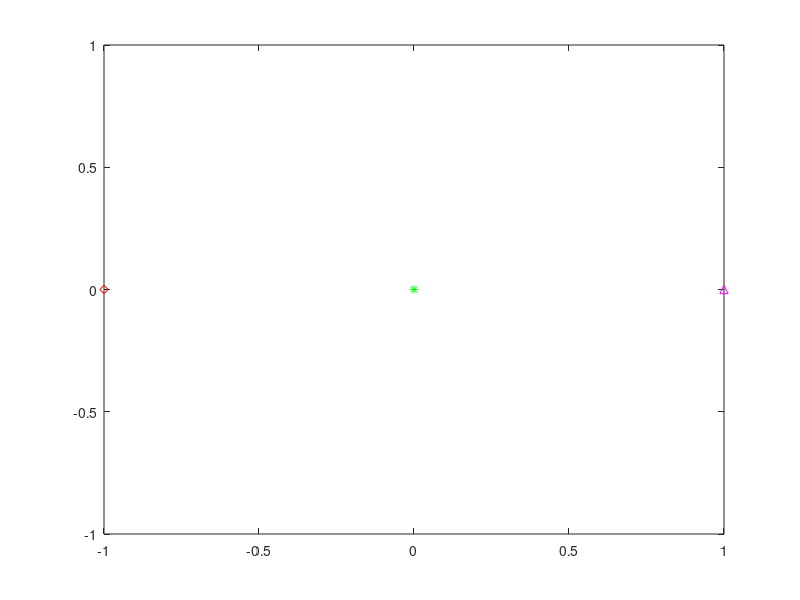

MATLAB code for this plot: (Note: this script raises an error after producing the figure.)
%%Author: KB
%Purpose: Trying to reproduce the results of the reference paper below
%(Using both Rayleigh and Rician Fading channels)
%1. Adapted from ...
% Date:  2020. 02. 10. / 12:22:19 KST

% Version variation:  
% 1.

% Reference paper: 
%[1] Cooperative jamming and Power Allocation for Wireless
% Relay Networks in Presence of Eavesdropper

clear all;
close all;
clc;


%% SETTINGS and PREALLOCATIONS
tx=1;%number of transmitters
rx=1;%number of receiver_poss
mu = 0; % mean of Guassian distribution


%--settings based on ... ----
iter=10^4; % numbeer of Monte Carlo simulations
%d=30;%receiver's distance; destination fixed at 30m
d=1;%receiver's distance; destination fixed at 30m % (2020/02/10)

%eavesdynPos=(-16:2:32);%eavesdroppers dynamnic position; necessary to plot the graph of secrecy gap at with eavesdropper at different distances from the sources
eavesdynPos=(-4:0.05:3);%eavesdroppers dynamnic position; necessary to plot the graph of secrecy gap at with eavesdropper at different distances from the sources
R_sec_vec_rayl = zeros(size(eavesdynPos));%(2020/02/10)
R_sec_vec_ric  = zeros(size(eavesdynPos));%(2020/02/18)

c=4; %path loss exponent
phi=0; %phase offset from source to destination
pathloss_comp=-c;%pathloss component
h= d.^(pathloss_comp)*exp(1j*phi); %line of sight model
%------------------------------------------------------------------------



%% POWER in dB

%------------------------------------------------------------------------
%Total Power budget =20dBm,
%(a) Phase 1(Source to destination; active jammers)=>P_S+P_J1
%(b)Phase 2(Relays to destination; jammers active again) =>P_R+P_J2.
% Therefore P=P_S+P_J1+P_J2+P_R
%------------------------------------------------------------------------

num_relays=1; %number of relays
num_jammers=1;%number of jammers
l=num_jammers;%maximum number of jammers
n=num_relays;%maximum number of relays

% When "The average signal-to-noise ratio (SNR) of the S --> R and
% R --> D links, i.e., gamma_SR_bar and gamma_RD_bar are fixed at
% 15 dB"
gamma_SR_bar = 10^(15/10);
gamma_RD_bar = gamma_SR_bar;

% ---Noise specific settings ----
sigmaSqrd = 1;
%---------------------------------


p_budget_Dbm=20; %total power budget in dBm
p_budget_inWatts=10^((p_budget_Dbm-30)/10);%total power budget in dBm
p_budget_inWatts_divided=p_budget_inWatts/(1+2*(num_jammers)+num_relays);%dividing up the power 
P_S=p_budget_inWatts_divided;%source power in watts
P_R=(p_budget_inWatts_divided)*num_relays;%source power in watts
P_J1=(p_budget_inWatts_divided)*num_jammers;%power in watts for jammers in 1st phase
P_J2=(p_budget_inWatts_divided)*num_jammers;%power in watts for jammers in 2nd phase


% P_S=15;%source power in watts
% P_R=2;%source power in watts
% P_J1=2;%power in watts for jammers in 1st phase
% P_J2=1;%power in watts for jammers in 2nd phase


P_J=P_J1+P_J2;% total jammer power


p=[P_S P_R P_J1 P_J2]'; %matrix of all the powers

% num_relays=input('Please enter the number of relays: ');%number of relays
% num_jammers=input('Please enter the number of relays: ');%number of jammers

%-------------------------------------------------------------------------------------------------------------------
%% DISTANCES

snr_gap=zeros(1,length(eavesdynPos));

snr_gap_cummulator=0; %for cummulating the sum of snr gap to be finally averaged out after  the iterations

%--source position--
%source_pos = zeros(1,1);
source_pos = [-1;0];

for eavesd_dist_iter=1:size(eavesdynPos,2),
%for iter_num=1:iter,
    %% SOURCE
    % USING DYNAMIC RELAY/JAMMER POSITIONS
    
    %% RELAY(S)
    %A1. NON-DYNAMIC RELAY POSITION    
    x_rel_dist =  0;
    y_rel_dist =  0; 
    angles_SR = atan((y_rel_dist-source_pos(2))/(x_rel_dist-source_pos(1)));
    
    %A2. DYNAMIC II (MOST DYNAMIC).
    disk_ctr=[0,0]; %source as center
    disk_rad=18;%radius of disk used to distribute relay positions

%     [x,y,angles_out]=randomNodeCoordinateGenerator(disk_ctr,disk_rad,num_relays,0,2*pi);
%     y_rel_dist=y';
%     x_rel_dist=x';    
%     angles_SR=angles_out';%angles from source to relay. Giving their phase offset component
    
    figure(1);
    plot(source_pos(1),source_pos(2),'rd');% for seeing the positioning of the source
    hold on;
    plot(d,0,'m^');% for seeing the positioning of the destination
    plot(x_rel_dist,y_rel_dist,'g*');% relay distances
    
    
    
     %% JAMMER(S)
%     %A1. NON-DYNAMIC RELAY POSITION
%     y_jam_dist = 0;
%     x_jam_dist = 0
%     angles_SJ = atan(y_jam_dist./x_jam_dist);
    
    %B2. DYNAMIC II (MOST DYNAMIC).
    [x_jammers,y_jammers,angles_jammers_out]=randomNodeCoordinateGenerator(disk_ctr,disk_rad,num_jammers,0,2*pi);
    y_jam_dist=y_jammers';%y-coordinates of jammers with source as center
    x_jam_dist=x_jammers';%y-coordinates of jammers with source as center
    angles_SJ=angles_jammers_out';%angles from source to jammers. Giving their phase offset component
    
    plot(x_jam_dist,y_jam_dist,'bo');% for seeing the positioning of the jammers
    %------------------------------------------------------------------------------------------
    
        
    R_sec_term3_summer_rayl = 0;%secrecy capacity agreggator for Rayleigh fading channel(2020/02/10)
    R_sec_term3_summer_ric =0;%secrecy capacity agreggator for Rician fading channel(2020/02/10)
    
    %for eavesd_dist_iter=1:size(eavesdynPos,2),%(2020/02/10)
    gamma_SE_summer_rayl = 0; %for Rayleigh channel (2020/02/11)
    gamma_RE_summer_rayl = 0; %for Rayleigh channel (2020/02/11)
    
    gamma_SE_summer_ric = 0;%for Rician channel (2020/02/18)
    gamma_RE_summer_ric = 0;%for Rician channel (2020/02/18)
    
    for iter_num=1:iter,%(2020/02/10)
        sprintf('Iteration: %d',iter_num);
        %         try
        %% DISTANCES
            
        relay_pos=[x_rel_dist;y_rel_dist];%PNB: relay positions
        jammer_pos=[x_jam_dist;y_jam_dist];%PNB: jammer positions
        eavesd_pos=[eavesdynPos(eavesd_dist_iter);0];% eavesdroppers position
        plot(eavesd_pos(1),eavesd_pos(2),'rs');% for seeing the positioning of the eavesdropper
        dest_pos=[d;0];% destination position
        
        %---source originated distances---        
        
        source2relay_vec = relay_pos - repmat(source_pos,1,size(relay_pos,2));
        source2relay=sqrt(sum((source2relay_vec).^2)).^pathloss_comp;%PBN: source(zero origin) to relay.
        %receiver_pos=[30*ones(1,num_relays);zeros(1,num_relays)];%PNB: destination(receiver_pos's) position from origin
        
        source2dest_vec=dest_pos-source_pos;%vector from source to destination.
        source2dest=sqrt(sum((source2dest_vec).^2)).^pathloss_comp;%PNB: source to destination distance.
        
        source2eavesd_vec=eavesd_pos-source_pos;%vector from source to eavesdropper.
        source2eavesd=sqrt(sum((source2eavesd_vec).^2)).^pathloss_comp;%PNB: source to eavesdropper distance.
        
        %---relay originated distances---
        relay2dest_vect=repmat(dest_pos,1,size(relay_pos,2))-relay_pos;%matrix from relays to destination.
        relay2dest=sqrt(sum((relay2dest_vect).^2)).^pathloss_comp;%PNB: relays to destination distance.
        %% finding phase angles from relay to destinations
        xS1=relay2dest_vect(1,:);
        yS1=relay2dest_vect(2,:);
        phi_relay2dest=atan(yS1./xS1);%(angles in radians)
        %phi_relay2dest=rad2deg(atan(yS1./xS1));%(angles in degrees)
        
        relay2eavesd_vect=repmat(eavesd_pos,1,size(relay_pos,2))-relay_pos;%matrix from relays to eavesdropper.
        relay2eavesd=sqrt(sum((relay2eavesd_vect).^2)).^pathloss_comp;%PNB: relays to eavesdropper distances.
        %% finding phase angles from relay to destinations
        xS2=relay2eavesd_vect(1,:);
        yS2=relay2eavesd_vect(2,:);
        phi_relay2eavesd=atan(yS2./xS2);%(angles in radians)
        %phi_relay2eavesd=rad2deg(atan(yS2./xS2));%(angles in degrees)
        
        
        %---jammer originated distances and angles---
        
        if num_jammers || num_relays > 1,
            for i=1:num_relays,
                for j=1:num_jammers,
                    jam2relay_vect(:,j)=relay_pos(:,i)-jammer_pos(:,j)
                    jam2relay_vect2dist(j)=sqrt(sum(jam2relay_vect(:,j).^2)).^pathloss_comp%PNB: distance of jammers to specific relay
                end
                jam2relay_vec2distvec(:,i)=jam2relay_vect2dist;%finished computing distances from jammers to specific relay added to  final distance matrix
                %% finding the phase angles from jammers to relays
                x_cord=jam2relay_vect(1,:);
                y_cord=jam2relay_vect(2,:);
                phi_relay2jammer=atan(y_cord./x_cord);% angles from jammers to specific relay calculated (in radians)
                %phi_relay2jammer=rad2deg(atan(y_cord./x_cord));%angles from jammers to specific relay calculated (in degrees)
                phi_relay2jammer_complete(:,i)=phi_relay2jammer;% angles from jammers to specific relay added to final angle matrix
            end
            jam2relay=jam2relay_vec2distvec';
            jam2relay_angles=phi_relay2jammer_complete';
        else disp('Error in specifing the relay size');
            
        end
        
        
        jam2dest_vect=repmat(dest_pos,1,size(jammer_pos,2))-jammer_pos;%matrix from jammers to destination.
        jam2dest=sqrt(sum((jam2dest_vect).^2)).^pathloss_comp;%PNB: jammers to destination distances.
        %% finding phase angles from jammer to destinations
        xS3=jam2dest_vect(1,:);
        yS3=jam2dest_vect(2,:);
        phi_jam2dest=atan(yS3./xS3);%angle (in radians)
        %phi_jam2dest=rad2deg(atan(yS3./xS3));%angle (in degrees)
        
        jam2eavesd_vect=repmat(eavesd_pos,1,size(jammer_pos,2))-jammer_pos;%matrix from jammers to eavesdropper.
        jam2eavesd=sqrt(sum((jam2eavesd_vect).^2)).^pathloss_comp;%PNB: jammers to eavesdropper distances.
        xS4=jam2eavesd_vect(1,:);
        yS4=jam2eavesd_vect(2,:);
        phi_jam2eavesd=atan(yS4./xS4);%angle (in radians)
        %phi_jam2eavesd=rad2deg(atan(yS4./xS4));%angle (in degrees)
        
        
        %% CHANNELS (RAYLEIGH)
               
        %---CHANNEL ORIGIN: FROM SOURCE-----
        %source to relay        
        phi_source2relay=angles_SR;
        h_SR1_rayl=exp(1i*phi_source2relay);        
        %h_SR1_ric=ricianChannelGen(P_S,0); %using rician fading channel
        h_SR_rayl=source2relay.*h_SR1_rayl; % Source to Relay channel
        
        %source to destination/receiver        
        phi_source2dest=phi;
        h_SD1_rayl=exp(1i*phi_source2dest);        
        %h_SD1_ric = ricianChannelGen(P_S,0); %using rician fading channel
        h_SD_rayl=source2dest.*h_SD1_rayl;
        
        %source to eavesdropper        
        phi_source2eavesd=atan(source2eavesd);%angle (in radians)
        h_SE1_rayl=exp(1i*phi_source2eavesd);
        %h_SE1_ric=ricianChannelGen(P_S,0); %using rician fading channel
        h_SE_rayl=source2eavesd.*h_SE1_rayl;
        
        
        %---CHANNEL ORIGIN: RELAY-----
        %relay to destination        
        h_RD1_rayl=exp(1i*phi_relay2dest);
        %h_RD1_ric=ricianChannelGen(P_R,0); %using rician fading channel
        h_RD_rayl=relay2dest.*h_RD1_rayl; % Source to Relay channel
        h_RD_rayl=h_RD_rayl';
        
        %relay to eavesdropper
        %h_RE1_rayl=(randn(1,num_relays)+randn(1,num_relays)*1i)/sqrt(2);
        h_RE1_rayl=exp(1i*phi_relay2eavesd);
        %h_RE1_ric=ricianChannelGen(P_R,0); %using rician fading channel
        h_RE_rayl=relay2eavesd.*h_RE1_rayl; % Source to Relay channel
        h_RE_rayl=h_RE_rayl';
        
        %---CHANNEL ORIGIN: JAMMER-----
        %jammer to relay
        
        h_JR1_rayl=exp(1i*jam2relay_angles);
        %h_JR1_ric=ricianChannelGen(P_J,0); %using rician fading channel
        h_JR_vec_rayl=jam2relay.* h_JR1_rayl;
        h_JR_rayl=h_JR_vec_rayl;
        h_JR_rayl=h_JR_rayl';
        
        %jammer to destination/receiver
        h_JD1_rayl=exp(1i*phi_jam2dest);
        %h_JD1_ric=ricianChannelGen(P_J,0); %using rician fading channel
        h_JD_rayl=jam2dest.*h_JD1_rayl;
        h_JD_rayl=h_JD_rayl';
        
        %jammer to eavesdropper
        h_JE1_rayl=exp(1i*phi_jam2eavesd);
        %h_JE1_ric=ricianChannelGen(P_J,0); %using rician fading channel
        h_JE_rayl=jam2eavesd.*h_JE1_rayl;
        h_JE_rayl=h_JE_rayl';
        
       
         %% CHANNELS (RICIAN)
               
       %---CHANNEL ORIGIN: FROM SOURCE-----
        %source to relay        
        %phi_source2relay=angles_SR;
        %h_SR1_rayl=exp(1i*phi_source2relay);        
        h_SR1_ric=ricianChannelGen(P_S,0); %using rician fading channel
        %h_SR_ric=h_SR1_ric; % Source to Relay channel
        h_SR_ric=source2relay.*h_SR1_ric; % Source to Relay channel        
        
        %source to destination/receiver        
        %phi_source2dest=phi;
        %h_SD1_rayl=exp(1i*phi_source2dest);        
        h_SD1_ric = ricianChannelGen(P_S,0); %using rician fading channel
        %h_SD_ric=h_SD1_ric;
        h_SD_ric=source2dest.*h_SD1_ric;
        
        %source to eavesdropper        
        %phi_source2eavesd=atan(source2eavesd);%angle (in radians)
        %h_SE1_rayl=exp(1i*phi_source2eavesd);
        h_SE1_ric=ricianChannelGen(P_S,0); %using rician fading channel
        %h_SE_ric=h_SE1_ric;
        h_SE_ric=source2eavesd.*h_SE1_ric;        
        
        %---CHANNEL ORIGIN: RELAY-----
        %relay to destination        
        %h_RD1_rayl=exp(1i*phi_relay2dest);
        h_RD1_ric=ricianChannelGen(P_R,0); %using rician fading channel
        %h_RD_ric=h_RD1_ric; % Source to Relay channel
        h_RD_ric=relay2dest.*h_RD1_ric; % Source to Relay channel        
        h_RD_ric=h_RD_ric';
        
        %relay to eavesdropper
        %h_RE1_rayl=(randn(1,num_relays)+randn(1,num_relays)*1i)/sqrt(2);
        %h_RE1_rayl=exp(1i*phi_relay2eavesd);
        h_RE1_ric=ricianChannelGen(P_R,0); %using rician fading channel
        %h_RE_ric=h_RE1_ric; % Source to Relay channel
        h_RE_ric=relay2eavesd.*h_RE1_ric; % Source to Relay channel        
        h_RE_ric=h_RE_ric';
        
        %---CHANNEL ORIGIN: JAMMER-----
        %jammer to relay
        
        %h_JR1_rayl=exp(1i*jam2relay_angles);
        h_JR1_ric=ricianChannelGen(P_J,0); %using rician fading channel
        %h_JR_vec_ric= h_JR1_ric;
        h_JR_vec_ric=jam2relay.* h_JR1_ric;        
        h_JR_ric=h_JR_vec_ric;
        h_JR_ric=h_JR_ric';
        
        %jammer to destination/receiver
        %h_JD1_rayl=exp(1i*phi_jam2dest);
        h_JD1_ric=ricianChannelGen(P_J,0); %using rician fading channel
        %h_JD_ric=h_JD1_ric;
        h_JD_ric=jam2dest.*h_JD1_ric;        
        h_JD_rayl=h_JD_ric';
        
        %jammer to eavesdropper
        %h_JE1_rayl=exp(1i*phi_jam2eavesd);
        h_JE1_ric=ricianChannelGen(P_J,0); %using rician fading channel
        %h_JE_ric=h_JE1_ric;
        h_JE_ric=jam2eavesd.*h_JE1_ric;        
        h_JE_ric=h_JE_ric';
        
        
        %% SECRECY CAPACITY CALCULATION (RAYLEIGH)
        
        
        gamma_SR_rayl = gamma_SR_bar;% with fixed gammas        
        gamma_RD_rayl = gamma_RD_bar;% with fixed gammas
%         gamma_SR_rayl = P_S*abs(h_SR_rayl).^2./sigmaSqrd;% When gammas not fixed
%         gamma_RD_rayl = P_R*abs(h_RD_rayl).^2./sigmaSqrd;% When gammas not fixed
        
        gamma_SE_rayl = P_S*abs(h_SE_rayl).^2./sigmaSqrd; 
        gamma_SE_summer_rayl = gamma_SE_summer_rayl + gamma_SE_rayl;
        
        gamma_RE_rayl = P_R*abs(h_RE_rayl).^2./sigmaSqrd;
        gamma_RE_summer_rayl = gamma_RE_summer_rayl + gamma_RE_rayl;
        
        A_rayl = 3*(gamma_RD_rayl).^2*gamma_RE_rayl*gamma_SE_rayl;
        
        B_term1_rayl = -2*gamma_RD_rayl*gamma_RE_rayl*gamma_SR_rayl*(1+gamma_SE_rayl);
        B_term2_rayl = -2*gamma_RD_rayl*gamma_SE_rayl*(gamma_RD_rayl*(1+gamma_RE_rayl)-gamma_RE_rayl);
        B_rayl = B_term1_rayl + B_term2_rayl;
        
        C_term1_rayl = gamma_SR_rayl*(1+gamma_SE_rayl)*(gamma_RD_rayl*(1+gamma_RE_rayl)-gamma_RE_rayl);
        C_term2_rayl = -gamma_RD_rayl*gamma_SE_rayl*(1+gamma_RE_rayl);
        C_rayl = C_term1_rayl + C_term2_rayl;
        
        betaHat_num_rayl = -B_rayl-sqrt(B_rayl^2-4*A_rayl*C_rayl);
        betaHat_denom_rayl = 2*A_rayl;
        betaHat_rayl = betaHat_num_rayl/betaHat_denom_rayl;
        
        
        
        
        R_sec_term3_rayl = log((1+gamma_SE_rayl)*(1 + gamma_RE_rayl));        
        
        R_sec_term3_summer_rayl = R_sec_term3_summer_rayl + R_sec_term3_rayl;
        
        
        %% SECRECY CAPACITY CALCULATION (RICIAN)
        
        gamma_SR_ric = gamma_SR_bar;% with fixed gammas        
        gamma_RD_ric = gamma_RD_bar;% with fixed gammas
%         gamma_SR_ric = P_S*abs(h_SR_ric).^2./sigmaSqrd;% When gammas not fixed
%         gamma_RD_ric = P_R*abs(h_RD_ric).^2./sigmaSqrd;% When gammas not fixed
        
        gamma_SE_ric = P_S*abs(h_SE_ric).^2./sigmaSqrd; 
        gamma_SE_summer_ric = gamma_SE_summer_ric + gamma_SE_ric;
        
        gamma_RE_ric = P_R*abs(h_RE_ric).^2./sigmaSqrd;
        gamma_RE_summer_ric = gamma_RE_summer_ric + gamma_RE_ric;
        
        A_ric = 3*(gamma_RD_ric).^2*gamma_RE_ric*gamma_SE_ric;
        
        B_term1_ric = -2*gamma_RD_ric*gamma_RE_ric*gamma_SR_ric*(1+gamma_SE_ric);
        B_term2_ric = -2*gamma_RD_ric*gamma_SE_ric*(gamma_RD_ric*(1+gamma_RE_ric)-gamma_RE_ric);
        B_ric = B_term1_ric + B_term2_ric;
        
        C_term1_ric = gamma_SR_ric*(1+gamma_SE_ric)*(gamma_RD_ric*(1+gamma_RE_ric)-gamma_RE_ric);
        C_term2_ric = -gamma_RD_ric*gamma_SE_ric*(1+gamma_RE_ric);
        C_ric = C_term1_ric + C_term2_ric;
        
        betaHat_num_ric = -B_ric-sqrt(B_ric^2-4*A_ric*C_ric);
        betaHat_denom_ric = 2*A_ric;
        betaHat_ric = betaHat_num_ric/betaHat_denom_ric;
        
        
        
        
        R_sec_term3_ric = log((1+gamma_SE_ric)*(1 + gamma_RE_ric));        
        
        R_sec_term3_summer_ric = R_sec_term3_summer_ric + R_sec_term3_ric;
    end
    
    %% POSTPROCESSING(RAYLEIGH)
    gamma_SE_Bar_rayl = gamma_SE_summer_rayl/iter;
    gamma_RE_Bar_rayl = gamma_RE_summer_rayl/iter;
    R_sec_term3_avg_rayl = R_sec_term3_summer_rayl/iter;
    
    
    if betaHat_rayl < (gamma_SR_rayl/gamma_RD_rayl),
        alphaHat_rayl = gamma_RD_rayl*betaHat_rayl/gamma_SR_rayl;
    elseif betaHat_rayl > (gamma_SR_rayl/gamma_RD_rayl),
        alphaHat_rayl = 1;
    end
    
    alpha_rayl = alphaHat_rayl;
    beta_rayl = betaHat_rayl;    
    
    
    R_sec_term1_rayl = 0.5*log(1+(1-alpha_rayl)*gamma_SE_Bar_rayl);
    R_sec_term2_ray = 0.5*log((1+beta_rayl * gamma_RD_rayl)*(1+(1-beta_rayl)*gamma_RE_Bar_rayl));    
    R_sec_rayl = R_sec_term1_rayl + R_sec_term2_ray - 0.5*R_sec_term3_avg_rayl;
    
    if R_sec_rayl < 0,
        R_sec_rayl = 0;
        %R_sec_rayl = R_sec_rayl*-1;
    end
    
    R_sec_vec_rayl(eavesd_dist_iter) = R_sec_rayl;%secrecy capacity vector
    
    
     %% POSTPROCESSING(RICIAN)
    gamma_SE_Bar_ric = gamma_SE_summer_ric/iter;
    gamma_RE_Bar_ric = gamma_RE_summer_ric/iter;
    R_sec_term3_avg_ric = R_sec_term3_summer_ric/iter;
    
    
    if betaHat_ric < (gamma_SR_ric/gamma_RD_ric),
        alphaHat_ric = gamma_RD_ric*betaHat_ric/gamma_SR_ric;
    elseif betaHat_ric > (gamma_SR_ric/gamma_RD_ric),
        alphaHat_ric = 1;
    end
    
    alpha_ric = alphaHat_ric;
    beta_ric = betaHat_ric;    
    
    
    R_sec_term1_ric = 0.5*log(1+(1-alpha_ric)*gamma_SE_Bar_ric);
    R_sec_term2_ray = 0.5*log((1+beta_ric * gamma_RD_ric)*(1+(1-beta_ric)*gamma_RE_Bar_ric));    
    R_sec_ric = R_sec_term1_ric + R_sec_term2_ray - 0.5*R_sec_term3_avg_ric;
    
    if R_sec_ric < 0,
        R_sec_ric = 0;
        %R_sec_ric = R_sec_ric*-1;
    end
    
    R_sec_vec_ric(eavesd_dist_iter) = R_sec_ric;%secrecy capacity vector
end



figure(2)
hold on
plot(eavesdynPos,R_sec_vec_rayl,'-ro');%plot of SNR gap in dB
plot(eavesdynPos,R_sec_vec_ric,'-bx');%plot of SNR gap in dB
%semilogy(eavesdynPos,R_sec_vec_rayl,'-o');%plot of SNR gap in dB

grid on;
ylabel('Secrecy capacity[dB]');
xlabel('distance from source [m]');
runtimeTimeStamp();
